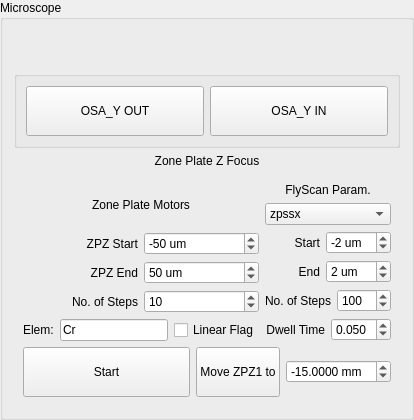
         <widget class="QGroupBox" name="groupBox_24">
          <property name="title">
           <string>Microscope</string>
          </property>
          <layout class="QGridLayout" name="gridLayout_73">
           <item row="1" column="0">
            <widget class="QLabel" name="label_129">
             <property name="text">
              <string/>
             </property>
            </widget>
           </item>
           <item row="3" column="0">
            <layout class="QGridLayout" name="gridLayout_79">
             <item row="3" column="0">
              <layout class="QGridLayout" name="gridLayout_46">
               <item row="0" column="0">
                <widget class="QWidget" name="widget_4" native="true">
                 <layout class="QGridLayout" name="gridLayout_61">
                  <item row="2" column="0">
                   <widget class="QPushButton" name="pb_ZPZFocusScanStart">
                    <property name="sizePolicy">
                     <sizepolicy hsizetype="Preferred" vsizetype="Preferred">
                      <horstretch>0</horstretch>
                      <verstretch>0</verstretch>
                     </sizepolicy>
                    </property>
                    <property name="text">
                     <string>
Start 
</string>
                    </property>
                   </widget>
                  </item>
                  <item row="2" column="1">
                   <layout class="QHBoxLayout" name="horizontalLayout_76">
                    <item>
                     <widget class="QPushButton" name="pb_MoveZPZ1AbsPos">
                      <property name="sizePolicy">
                       <sizepolicy hsizetype="Minimum" vsizetype="Preferred">
                        <horstretch>0</horstretch>
                        <verstretch>0</verstretch>
                       </sizepolicy>
                      </property>
                      <property name="text">
                       <string>Move ZPZ1 to</string>
                      </property>
                     </widget>
                    </item>
                    <item>
                     <widget class="QDoubleSpinBox" name="dsb_ZPZ1TargetPos">
                      <property name="suffix">
                       <string> mm</string>
                      </property>
                      <property name="decimals">
                       <number>4</number>
                      </property>
                      <property name="minimum">
                       <double>-100.000000000000000</double>
                      </property>
                      <property name="maximum">
                       <double>20.000000000000000</double>
                      </property>
                      <property name="value">
                       <double>-15.000000000000000</double>
                      </property>
                     </widget>
                    </item>
                   </layout>
                  </item>
                  <item row="1" column="0" colspan="2">
                   <layout class="QGridLayout" name="gridLayout_60">
                    <item row="0" column="1">
                     <layout class="QVBoxLayout" name="verticalLayout_39">
                      <item>
                       <widget class="QLabel" name="label_77">
                        <property name="text">
                         <string>FlyScan Param.</string>
                        </property>
                        <property name="alignment">
                         <set>Qt::AlignCenter</set>
                        </property>
                       </widget>
                      </item>
                      <item>
                       <widget class="QComboBox" name="cb_foucsScanMotor">
                        <item>
                         <property name="text">
                          <string>zpssx</string>
                         </property>
                        </item>
                        <item>
                         <property name="text">
                          <string>zpssy</string>
                         </property>
                        </item>
                        <item>
                         <property name="text">
                          <string>zpssz</string>
                         </property>
                        </item>
                       </widget>
                      </item>
                      <item>
                       <layout class="QHBoxLayout" name="horizontalLayout_62">
                        <item>
                         <widget class="QLabel" name="label_99">
                          <property name="text">
                           <string>Start</string>
                          </property>
                          <property name="alignment">
                           <set>Qt::AlignRight|Qt::AlignTrailing|Qt::AlignVCenter</set>
                          </property>
                         </widget>
                        </item>
                        <item>
                         <widget class="QSpinBox" name="sb_FocusScanMtrStart">
                          <property name="sizePolicy">
                           <sizepolicy hsizetype="Preferred" vsizetype="Fixed">
                            <horstretch>0</horstretch>
                            <verstretch>0</verstretch>
                           </sizepolicy>
                          </property>
                          <property name="suffix">
                           <string> um</string>
                          </property>
                          <property name="minimum">
                           <number>-15</number>
                          </property>
                          <property name="maximum">
                           <number>15</number>
                          </property>
                          <property name="singleStep">
                           <number>2</number>
                          </property>
                          <property name="value">
                           <number>-2</number>
                          </property>
                         </widget>
                        </item>
                       </layout>
                      </item>
                      <item>
                       <layout class="QHBoxLayout" name="horizontalLayout_64">
                        <item>
                         <widget class="QLabel" name="label_101">
                          <property name="text">
                           <string>End</string>
                          </property>
                          <property name="alignment">
                           <set>Qt::AlignRight|Qt::AlignTrailing|Qt::AlignVCenter</set>
                          </property>
                         </widget>
                        </item>
                        <item>
                         <widget class="QSpinBox" name="sb_FocusScanMtrEnd">
                          <property name="sizePolicy">
                           <sizepolicy hsizetype="Preferred" vsizetype="Fixed">
                            <horstretch>0</horstretch>
                            <verstretch>0</verstretch>
                           </sizepolicy>
                          </property>
                          <property name="suffix">
                           <string> um</string>
                          </property>
                          <property name="minimum">
                           <number>-15</number>
                          </property>
                          <property name="maximum">
                           <number>15</number>
                          </property>
                          <property name="singleStep">
                           <number>2</number>
                          </property>
                          <property name="value">
                           <number>2</number>
                          </property>
                         </widget>
                        </item>
                       </layout>
                      </item>
                      <item>
                       <layout class="QHBoxLayout" name="horizontalLayout_68">
                        <item>
                         <widget class="QLabel" name="label_105">
                          <property name="text">
                           <string>No. of Steps</string>
                          </property>
                          <property name="alignment">
                           <set>Qt::AlignRight|Qt::AlignTrailing|Qt::AlignVCenter</set>
                          </property>
                         </widget>
                        </item>
                        <item>
                         <widget class="QSpinBox" name="sb_FocusScanMtrStep">
                          <property name="sizePolicy">
                           <sizepolicy hsizetype="Preferred" vsizetype="Fixed">
                            <horstretch>0</horstretch>
                            <verstretch>0</verstretch>
                           </sizepolicy>
                          </property>
                          <property name="suffix">
                           <string/>
                          </property>
                          <property name="minimum">
                           <number>10</number>
                          </property>
                          <property name="maximum">
                           <number>1000</number>
                          </property>
                          <property name="singleStep">
                           <number>50</number>
                          </property>
                          <property name="value">
                           <number>100</number>
                          </property>
                         </widget>
                        </item>
                       </layout>
                      </item>
                      <item>
                       <layout class="QHBoxLayout" name="horizontalLayout_11">
                        <item>
                         <widget class="QLabel" name="label_118">
                          <property name="text">
                           <string>Dwell Time</string>
                          </property>
                          <property name="alignment">
                           <set>Qt::AlignRight|Qt::AlignTrailing|Qt::AlignVCenter</set>
                          </property>
                         </widget>
                        </item>
                        <item>
                         <widget class="QDoubleSpinBox" name="dsb_FocusScanDwell">
                          <property name="sizePolicy">
                           <sizepolicy hsizetype="Preferred" vsizetype="Fixed">
                            <horstretch>0</horstretch>
                            <verstretch>0</verstretch>
                           </sizepolicy>
                          </property>
                          <property name="decimals">
                           <number>3</number>
                          </property>
                          <property name="minimum">
                           <double>0.005000000000000</double>
                          </property>
                          <property name="maximum">
                           <double>0.500000000000000</double>
                          </property>
                          <property name="singleStep">
                           <double>0.010000000000000</double>
                          </property>
                          <property name="value">
                           <double>0.050000000000000</double>
                          </property>
                         </widget>
                        </item>
                       </layout>
                      </item>
                     </layout>
                    </item>
                    <item row="0" column="0">
                     <layout class="QVBoxLayout" name="verticalLayout_40">
                      <item>
                       <layout class="QVBoxLayout" name="verticalLayout_31">
                        <item>
                         <widget class="QLabel" name="label_76">
                          <property name="text">
                           <string>Zone Plate Motors</string>
                          </property>
                          <property name="alignment">
                           <set>Qt::AlignCenter</set>
                          </property>
                         </widget>
                        </item>
                        <item>
                         <layout class="QHBoxLayout" name="horizontalLayout_63">
                          <item>
                           <widget class="QLabel" name="label_100">
                            <property name="toolTip">
                             <string>relative start pos</string>
                            </property>
                            <property name="text">
                             <string>ZPZ Start</string>
                            </property>
                            <property name="alignment">
                             <set>Qt::AlignRight|Qt::AlignTrailing|Qt::AlignVCenter</set>
                            </property>
                           </widget>
                          </item>
                          <item>
                           <widget class="QSpinBox" name="sb_ZPZ1RelativeStart">
                            <property name="sizePolicy">
                             <sizepolicy hsizetype="Preferred" vsizetype="Fixed">
                              <horstretch>0</horstretch>
                              <verstretch>0</verstretch>
                             </sizepolicy>
                            </property>
                            <property name="suffix">
                             <string> um</string>
                            </property>
                            <property name="minimum">
                             <number>-1000</number>
                            </property>
                            <property name="maximum">
                             <number>1000</number>
                            </property>
                            <property name="singleStep">
                             <number>10</number>
                            </property>
                            <property name="value">
                             <number>-50</number>
                            </property>
                           </widget>
                          </item>
                         </layout>
                        </item>
                        <item>
                         <layout class="QHBoxLayout" name="horizontalLayout_65">
                          <item>
                           <widget class="QLabel" name="label_102">
                            <property name="toolTip">
                             <string>relative end pos</string>
                            </property>
                            <property name="text">
                             <string>ZPZ End</string>
                            </property>
                            <property name="alignment">
                             <set>Qt::AlignRight|Qt::AlignTrailing|Qt::AlignVCenter</set>
                            </property>
                           </widget>
                          </item>
                          <item>
                           <widget class="QSpinBox" name="sb_ZPZ1RelativeEnd">
                            <property name="sizePolicy">
                             <sizepolicy hsizetype="Preferred" vsizetype="Fixed">
                              <horstretch>0</horstretch>
                              <verstretch>0</verstretch>
                             </sizepolicy>
                            </property>
                            <property name="suffix">
                             <string> um</string>
                            </property>
                            <property name="minimum">
                             <number>-1000</number>
                            </property>
                            <property name="maximum">
                             <number>1000</number>
                            </property>
                            <property name="singleStep">
                             <number>10</number>
                            </property>
                            <property name="value">
                             <number>50</number>
                            </property>
                           </widget>
                          </item>
                         </layout>
                        </item>
                        <item>
                         <layout class="QHBoxLayout" name="horizontalLayout_69">
                          <item>
                           <widget class="QLabel" name="label_106">
                            <property name="text">
                             <string>No. of Steps</string>
                            </property>
                            <property name="alignment">
                             <set>Qt::AlignRight|Qt::AlignTrailing|Qt::AlignVCenter</set>
                            </property>
                           </widget>
                          </item>
                          <item>
                           <widget class="QSpinBox" name="sb_ZPZ1Steps">
                            <property name="sizePolicy">
                             <sizepolicy hsizetype="Preferred" vsizetype="Fixed">
                              <horstretch>0</horstretch>
                              <verstretch>0</verstretch>
                             </sizepolicy>
                            </property>
                            <property name="suffix">
                             <string/>
                            </property>
                            <property name="minimum">
                             <number>1</number>
                            </property>
                            <property name="maximum">
                             <number>1000</number>
                            </property>
                            <property name="singleStep">
                             <number>5</number>
                            </property>
                            <property name="value">
                             <number>10</number>
                            </property>
                           </widget>
                          </item>
                         </layout>
                        </item>
                       </layout>
                      </item>
                      <item>
                       <layout class="QHBoxLayout" name="horizontalLayout_61">
                        <item>
                         <widget class="QLabel" name="label_97">
                          <property name="text">
                           <string>Elem:</string>
                          </property>
                         </widget>
                        </item>
                        <item>
                         <widget class="QLineEdit" name="le_FocusingElem">
                          <property name="sizePolicy">
                           <sizepolicy hsizetype="Preferred" vsizetype="Fixed">
                            <horstretch>0</horstretch>
                            <verstretch>0</verstretch>
                           </sizepolicy>
                          </property>
                          <property name="text">
                           <string>Cr</string>
                          </property>
                          <property name="placeholderText">
                           <string>Cr</string>
                          </property>
                         </widget>
                        </item>
                        <item>
                         <widget class="QCheckBox" name="cb_linearFlag_zpFocus">
                          <property name="text">
                           <string>Linear Flag</string>
                          </property>
                         </widget>
                        </item>
                       </layout>
                      </item>
                     </layout>
                    </item>
                   </layout>
                  </item>
                 </layout>
                </widget>
               </item>
              </layout>
             </item>
             <item row="0" column="0">
              <widget class="QLabel" name="label_78">
               <property name="styleSheet">
                <string notr="true">font: 20pt &quot;Cantarell&quot;;</string>
               </property>
               <property name="text">
                <string>Zone Plate Z Focus</string>
               </property>
               <property name="alignment">
                <set>Qt::AlignCenter</set>
               </property>
              </widget>
             </item>
            </layout>
           </item>
           <item row="2" column="0">
            <widget class="QGroupBox" name="groupBox_21">
             <property name="title">
              <string/>
             </property>
             <layout class="QGridLayout" name="gridLayout_83">
              <item row="0" column="1">
               <widget class="QPushButton" name="pb_osa_in">
                <property name="sizePolicy">
                 <sizepolicy hsizetype="Minimum" vsizetype="Preferred">
                  <horstretch>0</horstretch>
                  <verstretch>0</verstretch>
                 </sizepolicy>
                </property>
                <property name="text">
                 <string>OSA_Y IN</string>
                </property>
               </widget>
              </item>
              <item row="0" column="0">
               <widget class="QPushButton" name="pb_osa_out">
                <property name="sizePolicy">
                 <sizepolicy hsizetype="Minimum" vsizetype="Preferred">
                  <horstretch>0</horstretch>
                  <verstretch>0</verstretch>
                 </sizepolicy>
                </property>
                <property name="text">
                 <string>
OSA_Y OUT 
</string>
                </property>
               </widget>
              </item>
             </layout>
            </widget>
           </item>
           <item row="0" column="0">
            <widget class="QLabel" name="label_135">
             <property name="text">
              <string/>
             </property>
            </widget>
           </item>
          </layout>
         </widget>
